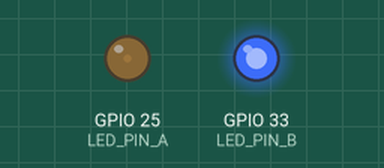
This program was run on a simulated ESP32. Parts: output pins drawn as LEDs (lit = HIGH). What the program prints to the serial monitor is not drawn.

Above: at 1.05 s.
At 2.15 s:
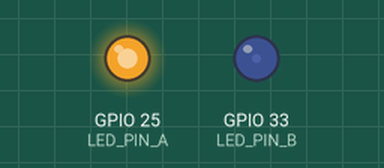
At 2.7 s:
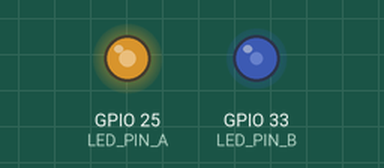
At 3.25 s:
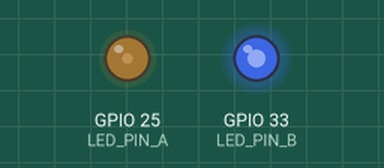
Timing chart, 0 to 6.9 s (numbered marks = the images above):
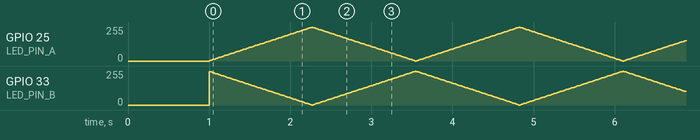

The program:

main.cpp
```cpp
#include <Arduino.h>

/*
 * Ex06: Police Light Flashing Effect (Dual-Channel PWM)
 *
 * 实验要求：
 * - 面包板上连接两个LED至不同引脚
 * - 初始化两个独立的PWM通道
 * - 两个灯呈现"反相"关系
 * - 当灯A从0增加到255时，灯B从255减小到0
 *
 * 预期结果：
 * - 两个LED平滑交替渐变闪烁
 * - 一个变亮时另一个逐渐变暗
 * - 过渡非常柔和
 */

#define LED_PIN_A 25    // LED A 引脚 (GPIO 25)
#define LED_PIN_B 33    // LED B 引脚 (GPIO 33)
#define PWM_FREQ 5000   // PWM 频率 5KHz
#define PWM_RES 8       // 8位分辨率 (0-255)

// ========== 状态变量 ==========
int brightness = 0;       // 当前亮度值
int fadeDirection = 1;  // 亮度变化方向：1=增加, -1=减少
const int STEP = 3;       // 亮度步进值(越大变化越快)
const int SPEED_DELAY = 15; // 每步延时(毫秒)(越大闪烁越慢)

void setup() {
    Serial.begin(115200);
    delay(1000);

    // 配置LEDC通道A (GPIO 25)
    // ledcSetup(通道号, 频率, 分辨率)
    // 通道0, 5KHz频率, 8位分辨率(0-255)
    ledcSetup(0, PWM_FREQ, PWM_RES);
    // 将GPIO 25绑定到LEDC通道0
    ledcAttachPin(LED_PIN_A, 0);

    // 配置LEDC通道B (GPIO 33)
    // 通道1, 5KHz频率, 8位分辨率(0-255)
    ledcSetup(1, PWM_FREQ, PWM_RES);
    // 将GPIO 33绑定到LEDC通道1
    ledcAttachPin(LED_PIN_B, 1);

    // 初始状态设置
    // 注意：初始时灯A亮度0，灯B亮度255
    // 这是因为在loop中灯B使用255-brightness计算
    // 初始brightness=0时，灯B=255-0=255(最亮)
    ledcWrite(0, 0);     // 灯A初始亮度0(熄灭)
    ledcWrite(1, 255);  // 灯B初始亮度255(最亮)

    Serial.println("Ex06: Police Light Flashing Effect");
    Serial.println("LED A: GPIO 25, LED B: GPIO 33");
}

void loop() {
    // 更新亮度值：根据方向增加或减少
    brightness += STEP * fadeDirection;

    // 边界检测：达到最大或最小亮度时反转方向
    if (brightness >= 255) {
        brightness = 255;
        fadeDirection = -1;  // 开始变暗
    } else if (brightness <= 0) {
        brightness = 0;
        fadeDirection = 1;   // 开始变亮
    }

    // 灯A: 直接使用当前亮度值
    // brightness=0时灯A最暗，brightness=255时灯A最亮
    ledcWrite(0, brightness);

    // 灯B: 使用反相值
    // 当brightness=0(灯A最暗)时，255-0=255(灯B最亮)
    // 当brightness=255(灯A最亮)时，255-255=0(灯B最暗)
    // 实现两个灯此亮彼暗的反相效果
    ledcWrite(1, 255 - brightness);

    delay(SPEED_DELAY);
}
```
